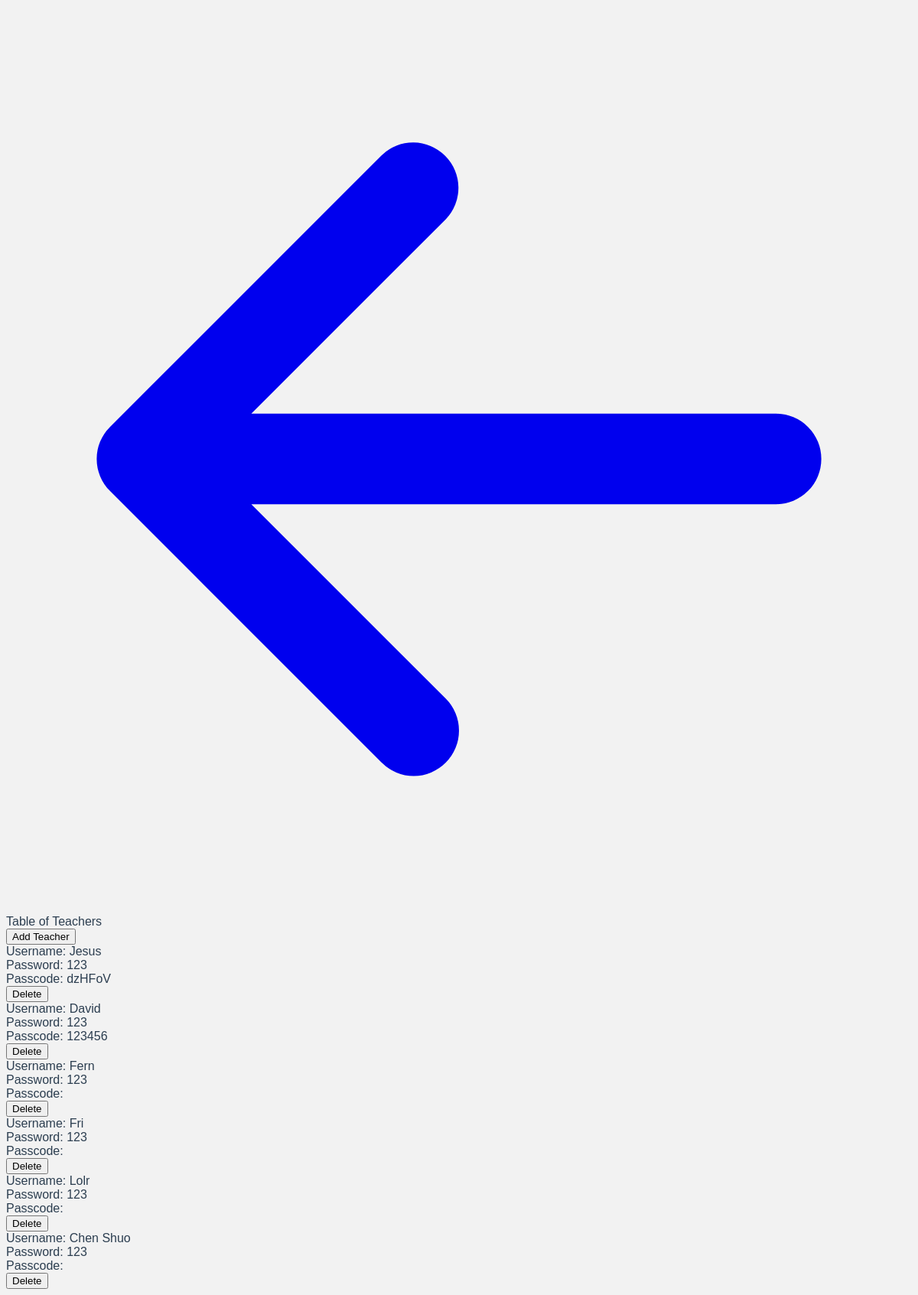
The app's page /tableteacher (signed in) with its own data.
### main.py (models this page shows)
class TrAcc(db.Model):
    __tablename__ = 'tr_acc'
    id = db.Column(db.Integer, primary_key=True)
    name = db.Column(db.String(200), default = '-')
    pword = db.Column(db.String(200), default = '-')
    passcode = db.Column(db.String(6), default = '')
    promo_state = db.Column(db.Integer,default = '-')
    assigned_students = db.relationship('StdAcc', backref="assigned_teacher")

### main.py (the view)
@app.route('/tableteacher', methods = ["POST", 'GET'])
def tableTeacher():
    if ("admin" in session):
        listOfTeachers = db.session.query(TrAcc).all()
        return render_template('tableteacher.html',Teachers = listOfTeachers)
    else:
        pass

### templates/tableteacher.html (shortened to what this page needs)
<!DOCTYPE html>
<html>
<head>
    <link rel="stylesheet" href="https://unpkg.com/@zaydek/duomo@0.7.1/dist/production-full.css">
</head>
<body>
    <nav class="sticky t-0 shadow shadow-lg hstack w-full p-12 bg-white">
        <a href="{{url_for('admin')}}">
            <svg class="w-36 h-36" fill="currentColor" viewBox="0 0 20 20" xmlns="http://www.w3.org/2000/svg"><path fill-rule="evenodd" d="M9.707 16.707a1 1 0 01-1.414 0l-6-6a1 1 0 010-1.414l6-6a1 1 0 011.414 1.414L5.414 9H17a1 1 0 110 2H5.414l4.293 4.293a1 1 0 010 1.414z" clip-rule="evenodd"></path></svg>
        </a>
    </nav>
    <div class="container py-28">
        <div class="vstack screen">
            <div class="text-36">Table of Teachers</div>
            <div class="vstack space-28 mt-28 w-full px-28">
                <form action="/addTeacher" method="POST">
                    <input type="submit" class="w-256 bg-white rounded-3 shadow shadow-md p-28 text-underline " value="Add Teacher" />
                </form>
                <div class="grid grid-cols-1 sm:grid-cols-2 md:grid-cols-2 lg:grid-cols-3 gap-28">
                    {% for Teacher in Teachers %}
                    <form action="/deleteEntry" method="POST">
                        <div class="vstack w-full align-start bg-white rounded-3 shadow shadow-md">
                            <div class="w-full bg-white p-28 ellipsis">Username: {{Teacher.name}}</div>
                            <div class="w-full bg-white p-28 ellipsis">Password: {{Teacher.pword}}</div>
                            <div class="w-full bg-white p-28 ellipsis">Passcode: {% if Teacher.passcode %}{{Teacher.passcode}}{% endif %}</div>
                            <input type="submit" name="todo" class="text-underline color-red-700 bg-transparent p-28 " value="Delete" />
                        </div>
                    </form>
                    {% endfor %}
                </div>
            </div>
        </div>
    </div>
</body>
</html>

### templates/tableteacher.html (style rules this page uses)
body { font-family: Avenir, Helvetica, Arial, sans-serif; -webkit-font-smoothing: antialiased; -moz-osx-font-smoothing: grayscale; color: var(--text-color); background-color: var(--bg-color); }
:root { --bg-color: #F2F2F2; --text-color: #2c3e50; --hover-color: #83A9BD; --title-color: #2c3e50; }
.ellipsis { white-space: nowrap; overflow: hidden; text-overflow: ellipsis; }

### records on screen
TrAcc: name "Jesus", pword "123", passcode "dzHFoV"
TrAcc: name "David", pword "123", passcode "123456"
TrAcc: name "Fern", pword "123"
TrAcc: name "Fri", pword "123"
TrAcc: name "Lolr", pword "123"
TrAcc: name "Chen Shuo", pword "123"
